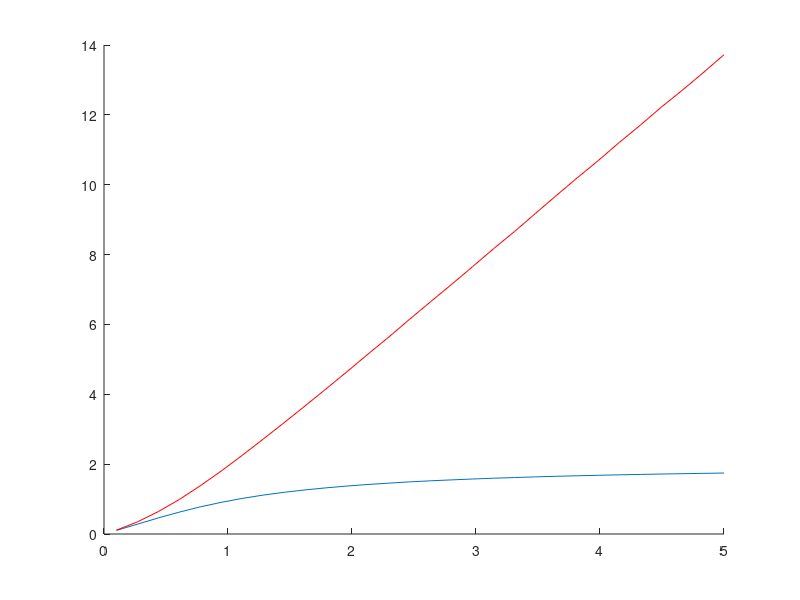

Write MATLAB code to recreate this figure. (Note: this script raises an error after producing the figure.)
load qOptaOptdata.mat

hold on;
h1 = plot(kappaSet, qOpt,'-')
h2 = plot(kappaSet, mean(aOpt),'r-')


set(h1,'LineWidth= 2.5')